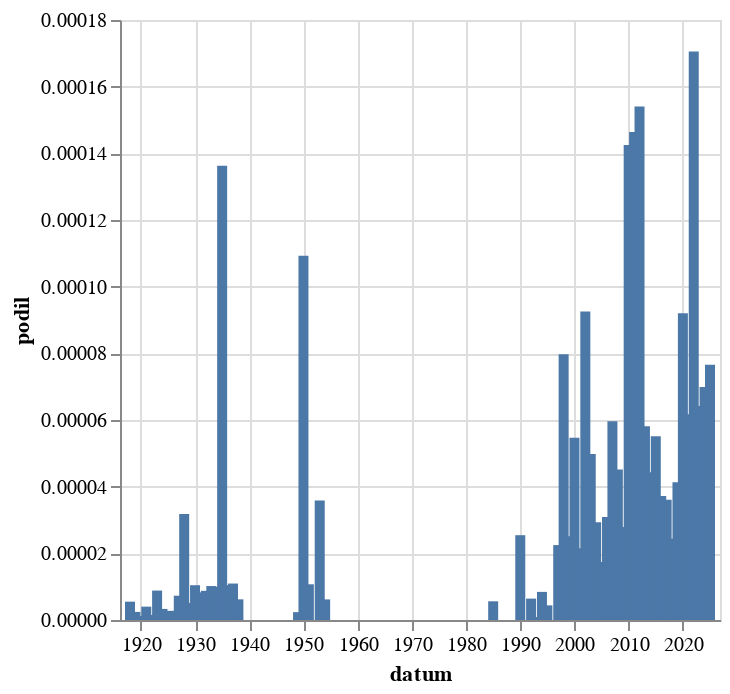

Notebook code for this chart:
### Code cell
alt.Chart(
    cetnost_po_roce("hasič","(?i)hasič").to_pandas()
).mark_bar(
).encode(
    alt.X("datum:T"),
    alt.Y("podil:Q")
)

### Figure 1 — Vega-Lite specification as saved in the notebook (floating-point values rounded to 4 significant figures)
{"config": {"view": {"continuousWidth": 300, "continuousHeight": 300}}, "data": {"name": "data-c20a3d3fc391d202013974673b619526"}, "mark": {"type": "bar"}, "encoding": {"x": {"field": "datum", "type": "temporal"}, "y": {"field": "podil", "type": "quantitative"}}, "$schema": "https://vega.github.io/schema/vega-lite/v5.8.0.json", "datasets": {"data-c20a3d3fc391d202013974673b619526": [{"datum": "1918-01-01T00:00:00", "podil": 5.499e-06, "co": "hasič"}, {"datum": "1919-01-01T00:00:00", "podil": 2.43e-06, "co": "hasič"}, {"datum": "1920-01-01T00:00:00", "podil": 1.201e-06, "co": "hasič"}, {"datum": "1921-01-01T00:00:00", "podil": 4.007e-06, "co": "hasič"}, {"datum": "1922-01-01T00:00:00", "podil": 1.509e-06, "co": "hasič"}, {"datum": "1923-01-01T00:00:00", "podil": 8.831e-06, "co": "hasič"}, {"datum": "1924-01-01T00:00:00", "podil": 3.325e-06, "co": "hasič"}, {"datum": "1925-01-01T00:00:00", "podil": 2.716e-06, "co": "hasič"}, {"datum": "1926-01-01T00:00:00", "podil": 2.744e-06, "co": "hasič"}, {"datum": "1927-01-01T00:00:00", "podil": 7.288e-06, "co": "hasič"}, {"datum": "1928-01-01T00:00:00", "podil": 3.181e-05, "co": "hasič"}, {"datum": "1929-01-01T00:00:00", "podil": 5.126e-06, "co": "hasič"}, {"datum": "1930-01-01T00:00:00", "podil": 1.043e-05, "co": "hasič"}, {"datum": "1931-01-01T00:00:00", "podil": 8.282e-06, "co": "hasič"}, {"datum": "1932-01-01T00:00:00", "podil": 8.758e-06, "co": "hasič"}, {"datum": "1933-01-01T00:00:00", "podil": 1.019e-05, "co": "hasič"}, {"datum": "1934-01-01T00:00:00", "podil": 9.965e-06, "co": "hasič"}, {"datum": "1935-01-01T00:00:00", "podil": 0.0001363, "co": "hasič"}, {"datum": "1936-01-01T00:00:00", "podil": 1.046e-05, "co": "hasič"}, {"datum": "1937-01-01T00:00:00", "podil": 1.094e-05, "co": "hasič"}, {"datum": "1938-01-01T00:00:00", "podil": 6.2e-06, "co": "hasič"}, {"datum": "1945-01-01T00:00:00", "podil": null, "co": "hasič"}, {"datum": "1946-01-01T00:00:00", "podil": null, "co": "hasič"}, {"datum": "1948-01-01T00:00:00", "podil": null, "co": "hasič"}, {"datum": "1949-01-01T00:00:00", "podil": 2.355e-06, "co": "hasič"}, {"datum": "1950-01-01T00:00:00", "podil": 0.0001093, "co": "hasič"}, {"datum": "1951-01-01T00:00:00", "podil": 1.072e-05, "co": "hasič"}, {"datum": "1952-01-01T00:00:00", "podil": null, "co": "hasič"}, {"datum": "1953-01-01T00:00:00", "podil": 3.585e-05, "co": "hasič"}, {"datum": "1954-01-01T00:00:00", "podil": 6.177e-06, "co": "hasič"}, {"datum": "1955-01-01T00:00:00", "podil": null, "co": "hasič"}, {"datum": "1956-01-01T00:00:00", "podil": null, "co": "hasič"}, {"datum": "1957-01-01T00:00:00", "podil": null, "co": "hasič"}, {"datum": "1958-01-01T00:00:00", "podil": null, "co": "hasič"}, {"datum": "1959-01-01T00:00:00", "podil": null, "co": "hasič"}, {"datum": "1960-01-01T00:00:00", "podil": null, "co": "hasič"}, {"datum": "1961-01-01T00:00:00", "podil": null, "co": "hasič"}, {"datum": "1962-01-01T00:00:00", "podil": null, "co": "hasič"}, {"datum": "1963-01-01T00:00:00", "podil": null, "co": "hasič"}, {"datum": "1964-01-01T00:00:00", "podil": null, "co": "hasič"}, {"datum": "1965-01-01T00:00:00", "podil": null, "co": "hasič"}, {"datum": "1966-01-01T00:00:00", "podil": null, "co": "hasič"}, {"datum": "1967-01-01T00:00:00", "podil": null, "co": "hasič"}, {"datum": "1968-01-01T00:00:00", "podil": null, "co": "hasič"}, {"datum": "1969-01-01T00:00:00", "podil": null, "co": "hasič"}, {"datum": "1970-01-01T00:00:00", "podil": null, "co": "hasič"}, {"datum": "1971-01-01T00:00:00", "podil": null, "co": "hasič"}, {"datum": "1972-01-01T00:00:00", "podil": null, "co": "hasič"}, {"datum": "1973-01-01T00:00:00", "podil": null, "co": "hasič"}, {"datum": "1974-01-01T00:00:00", "podil": null, "co": "hasič"}, {"datum": "1975-01-01T00:00:00", "podil": null, "co": "hasič"}, {"datum": "1976-01-01T00:00:00", "podil": null, "co": "hasič"}, {"datum": "1977-01-01T00:00:00", "podil": null, "co": "hasič"}, {"datum": "1978-01-01T00:00:00", "podil": null, "co": "hasič"}, {"datum": "1979-01-01T00:00:00", "podil": null, "co": "hasič"}, {"datum": "1980-01-01T00:00:00", "podil": null, "co": "hasič"}, {"datum": "1981-01-01T00:00:00", "podil": null, "co": "hasič"}, {"datum": "1982-01-01T00:00:00", "podil": null, "co": "hasič"}, {"datum": "1983-01-01T00:00:00", "podil": null, "co": "hasič"}, {"datum": "1984-01-01T00:00:00", "podil": null, "co": "hasič"}, {"datum": "1985-01-01T00:00:00", "podil": 5.612e-06, "co": "hasič"}, {"datum": "1986-01-01T00:00:00", "podil": null, "co": "hasič"}, {"datum": "1987-01-01T00:00:00", "podil": null, "co": "hasič"}, {"datum": "1988-01-01T00:00:00", "podil": null, "co": "hasič"}, {"datum": "1989-01-01T00:00:00", "podil": null, "co": "hasič"}, {"datum": "1990-01-01T00:00:00", "podil": 2.544e-05, "co": "hasič"}, {"datum": "1991-01-01T00:00:00", "podil": null, "co": "hasič"}, {"datum": "1992-01-01T00:00:00", "podil": 6.416e-06, "co": "hasič"}, {"datum": "1993-01-01T00:00:00", "podil": 8.867e-07, "co": "hasič"}, {"datum": "1994-01-01T00:00:00", "podil": 8.435e-06, "co": "hasič"}, {"datum": "1995-01-01T00:00:00", "podil": 4.391e-06, "co": "hasič"}, {"datum": "1996-01-01T00:00:00", "podil": null, "co": "hasič"}, {"datum": "1997-01-01T00:00:00", "podil": 2.247e-05, "co": "hasič"}, {"datum": "1998-01-01T00:00:00", "podil": 7.971e-05, "co": "hasič"}, {"datum": "1999-01-01T00:00:00", "podil": 2.513e-05, "co": "hasič"}, {"datum": "2000-01-01T00:00:00", "podil": 5.471e-05, "co": "hasič"}, {"datum": "2001-01-01T00:00:00", "podil": 2.151e-05, "co": "hasič"}, {"datum": "2002-01-01T00:00:00", "podil": 9.258e-05, "co": "hasič"}, {"datum": "2003-01-01T00:00:00", "podil": 4.983e-05, "co": "hasič"}, {"datum": "2004-01-01T00:00:00", "podil": 2.932e-05, "co": "hasič"}, {"datum": "2005-01-01T00:00:00", "podil": 1.741e-05, "co": "hasič"}, {"datum": "2006-01-01T00:00:00", "podil": 3.089e-05, "co": "hasič"}, {"datum": "2007-01-01T00:00:00", "podil": 5.963e-05, "co": "hasič"}, {"datum": "2008-01-01T00:00:00", "podil": 4.514e-05, "co": "hasič"}, {"datum": "2009-01-01T00:00:00", "podil": 2.786e-05, "co": "hasič"}, {"datum": "2010-01-01T00:00:00", "podil": 0.0001425, "co": "hasič"}, {"datum": "2011-01-01T00:00:00", "podil": 0.0001464, "co": "hasič"}, {"datum": "2012-01-01T00:00:00", "podil": 0.0001541, "co": "hasič"}, {"datum": "2013-01-01T00:00:00", "podil": 5.814e-05, "co": "hasič"}, {"datum": "2014-01-01T00:00:00", "podil": 4.431e-05, "co": "hasič"}, {"datum": "2015-01-01T00:00:00", "podil": 5.513e-05, "co": "hasič"}, {"datum": "2016-01-01T00:00:00", "podil": 3.723e-05, "co": "hasič"}, {"datum": "2017-01-01T00:00:00", "podil": 3.608e-05, "co": "hasič"}, {"datum": "2018-01-01T00:00:00", "podil": 2.44e-05, "co": "hasič"}, {"datum": "2019-01-01T00:00:00", "podil": 4.134e-05, "co": "hasič"}, {"datum": "2020-01-01T00:00:00", "podil": 9.205e-05, "co": "hasič"}, {"datum": "2021-01-01T00:00:00", "podil": 6.173e-05, "co": "hasič"}, {"datum": "2022-01-01T00:00:00", "podil": 0.0001705, "co": "hasič"}, {"datum": "2023-01-01T00:00:00", "podil": 6.423e-05, "co": "hasič"}, {"datum": "2024-01-01T00:00:00", "podil": 6.992e-05, "co": "hasič"}, {"datum": "2025-01-01T00:00:00", "podil": 7.661e-05, "co": "hasič"}]}}
